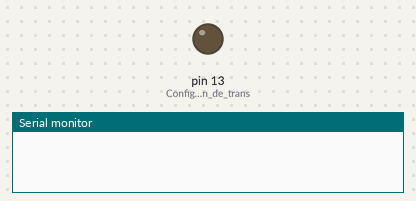
The sketch below on a simulated Arduino Uno, built with avr-gcc and run on an emulated ATmega328P. Shown: output pins drawn as LEDs (lit = HIGH), the last lines printed to the serial monitor.

Above: at 4.03 s.
At 4.6 s:
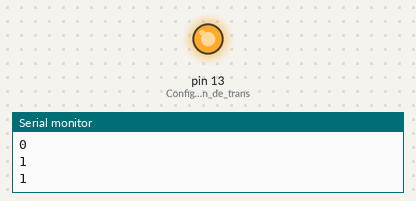
Timing chart, 0 to 7.0 s (numbered marks = the images above):
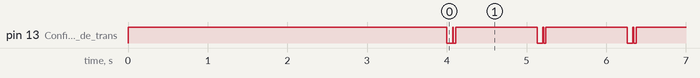

The sketch:

Actividad4.ino
```cpp
// Código para el transmisor TX
void setup() {
  Serial.begin(9600);
  pinMode(13, OUTPUT); // Configura el pin de transmisión como salida
  digitalWrite(13,HIGH);
  delay(4000);
}

void loop() {

  byte data = 0b00100011; // Datos a enviar (ejemplo: 'H')

  digitalWrite(13, LOW);
  delay(51);	// 50 originalmente

  for(int i=7; i>=0; i--) {
    digitalWrite(13,(data>>i)&1);
    Serial.println((data>>i)&1);
    delay(10);
  }

  digitalWrite(13, HIGH);
  delay(1000);
}
```

Measured:
- by itself, pin 13 (Configura_el_pin_de_trans): repeats every 1.1 s: HIGH 0.01 s, LOW 0.03 s, HIGH 1.0 s, LOW 0.07 s
